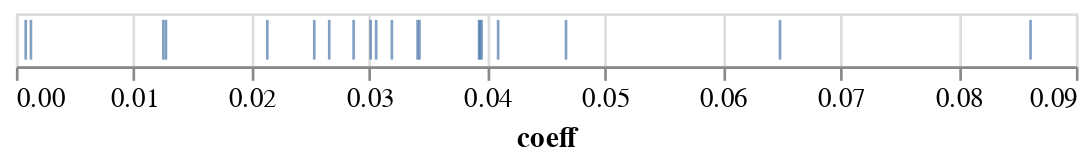

Write notebook code for a chart like this one.
### Code cell
# all positive
alt.Chart(lin_reg.reset_index()).mark_tick().encode(
    x='coeff:Q',
    
)

### Figure 1 — Vega-Lite specification as saved in the notebook (floating-point values rounded to 4 significant figures)
{"$schema": "https://vega.github.io/schema/vega-lite/v4.17.0.json", "config": {"view": {"continuousHeight": 300, "continuousWidth": 400}}, "data": {"name": "data-1ee7194c2ae631c0bef5058e18f72c6f"}, "datasets": {"data-1ee7194c2ae631c0bef5058e18f72c6f": [{"coeff": 0.03012, "intercept": -2.644, "nearest_city": "Albuquerque"}, {"coeff": 0.0266, "intercept": -5.34, "nearest_city": "Billings"}, {"coeff": 0.03427, "intercept": -16.03, "nearest_city": "Boise"}, {"coeff": 0.03059, "intercept": -20.7, "nearest_city": "Calgary"}, {"coeff": 0.02868, "intercept": -10.74, "nearest_city": "Cheyenne"}, {"coeff": 0.03954, "intercept": -28.89, "nearest_city": "Denver"}, {"coeff": 0.01274, "intercept": 11.94, "nearest_city": "Edmonton"}, {"coeff": 0.001277, "intercept": 50.15, "nearest_city": "Eugene"}, {"coeff": 0.08615, "intercept": -102.9, "nearest_city": "Las Vegas"}, {"coeff": 0.04671, "intercept": -29.59, "nearest_city": "Los Angeles"}, {"coeff": 0.06488, "intercept": -55.84, "nearest_city": "Phoenix"}, {"coeff": 0.0341, "intercept": -13.93, "nearest_city": "Portland"}, {"coeff": 0.0008331, "intercept": 47.98, "nearest_city": "Reno"}, {"coeff": 0.04094, "intercept": -29.47, "nearest_city": "Salt Lake City"}, {"coeff": 0.03933, "intercept": -15.21, "nearest_city": "San Diego"}, {"coeff": 0.02533, "intercept": 6.829, "nearest_city": "San Francisco"}, {"coeff": 0.0394, "intercept": -26.3, "nearest_city": "Seattle"}, {"coeff": 0.01252, "intercept": 22.87, "nearest_city": "Spokane"}, {"coeff": 0.03192, "intercept": 5.797, "nearest_city": "Tucson"}, {"coeff": 0.02134, "intercept": 8.284, "nearest_city": "Vancouver"}]}, "encoding": {"x": {"field": "coeff", "type": "quantitative"}}, "mark": "tick"}
